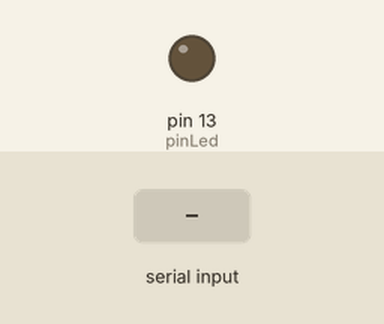
Simulated run of this sketch. Board: Arduino Uno, built with avr-gcc and run on an emulated ATmega328P. Parts: output pins drawn as LEDs (lit = HIGH). The inputs (shaded band) are chosen by the test bench.

Above: at 1.2 s.
1.3 s: "1" received over Serial
At 1.6 s:
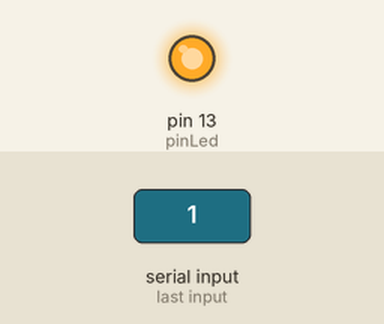
2.8 s: "0" received over Serial
At 4.0 s:
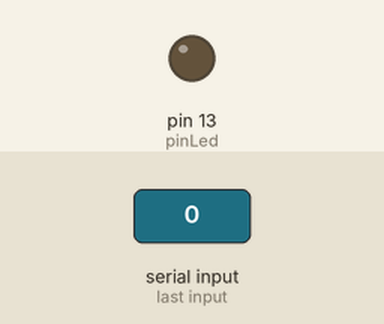
Timing chart, 0 to 5.8 s (numbered marks = the images above; inputs shaded):
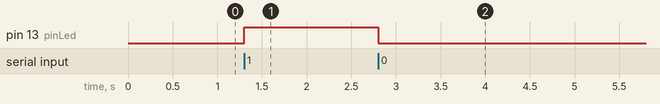

Measured:
- after the input at 1.3 s, pin 13 (pinLed): LOW → HIGH at once
- after the input at 2.8 s, pin 13 (pinLed): HIGH → LOW at once

The sketch:

code4arduino.ino
```cpp
const int pinLed = 13;

void setup() {
  pinMode(pinLed,OUTPUT);
  digitalWrite(pinLed,LOW);
  Serial.begin(9600);
}

void loop() {
  if(Serial.available() > 0) {
    unsigned char ch = Serial.read();
    if     (ch == '1') digitalWrite(pinLed,HIGH);
    else if(ch == '0') digitalWrite(pinLed,LOW );
    else;
  }
}
```
